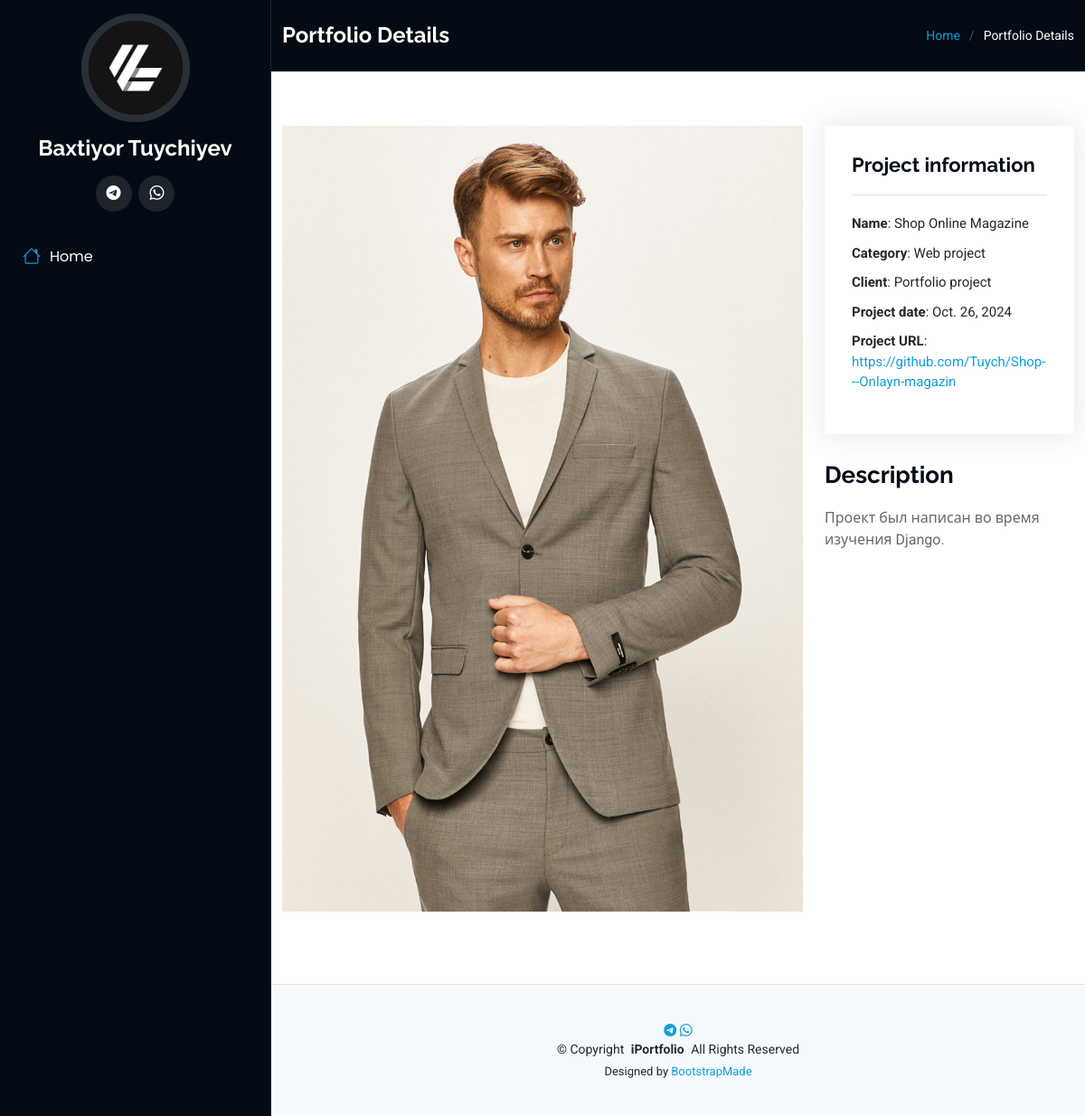
The page /portfolio-detail/13/ on the database its author committed.
### main/models.py (models this page shows, shortened)
class Projects(models.Model):
    name = models.CharField(max_length=50, blank=False, null=False)
    category = models.CharField(max_length=30, blank=False, null=False)
    description = models.TextField(null=True, blank=True)
    client = models.CharField(max_length=50, default='Portfolio project')
    project_date = models.DateField(blank=True, null=True)
    project_url = models.URLField(blank=False, null=False)
    image_title = models.ImageField(upload_to='portfolio/', blank=True, null=True)
    image_main = models.ImageField(upload_to='portfolio/', blank=True, null=True)
    created_date = models.DateField(auto_now_add=True, null=True, blank=True)
    view_portfolio_numbers = models.IntegerField(null=True, blank=True)
    class Meta:
        ordering = ['-view_portfolio_numbers']

### main/views.py (the view)
# urls.py: path('portfolio-detail/<str:pk>/', views.portfolio_detail, name='portfolio-detail'),
def portfolio_detail(request, pk):
    project = get_object_or_404(Projects, id=pk)
    context = {
        'project': project
    }
    return render(request, 'main/portfolio-details.html', context)

### main/templates/main/portfolio-details.html (shortened to what this page needs)
{% extends 'main/base.html' %}
{% load static %}
{% block content %}
  <main class="main">
    <div class="page-title dark-background">
      <div class="container d-lg-flex justify-content-between align-items-center">
        <h1 class="mb-2 mb-lg-0">Portfolio Details</h1>
        <nav class="breadcrumbs">
          <ol>
            <li><a href="{% url 'index' %}">Home</a></li>
            <li class="current">Portfolio Details</li>
          </ol>
        </nav>
      </div>
    </div>
    <section id="portfolio-details" class="portfolio-details section">
      <div class="container" data-aos="fade-up" data-aos-delay="100">
        <div class="row gy-4">
          <div class="col-lg-8">
            <div class="portfolio-details-slider swiper init-swiper">
              <div class="swiper-wrapper align-items-center">
                <div class="swiper-slide">
                  {% if project.image_main %}
                    <img src="{{ project.image_main.url }}" alt="">
                  {% else %}
                    <img src="{% static 'assets/img/main/default_project_img.png' %}" alt="">
                  {% endif %}
                </div>
              </div>
            </div>
          </div>
          <div class="col-lg-4">
            <div class="portfolio-info" data-aos="fade-up" data-aos-delay="200">
              <h3>Project information</h3>
              <ul>
                <li><strong>Name</strong>: {{ project.name }}</li>
                <li><strong>Category</strong>: {{ project.category }}</li>
                <li><strong>Client</strong>: {{ project.client }}</li>
                <li><strong>Project date</strong>: {{ project.project_date }}</li>
                <li><strong>Project URL</strong>: <a href="{{ project.project_url }}" target="_blank">{{ project.project_url }}</a></li>
              </ul>
            </div>
            <div class="portfolio-description" data-aos="fade-up" data-aos-delay="300">
              <h2>Description</h2>
              <p> {{ project.description|linebreaksbr }}</p>
            </div>
          </div>
        </div>
      </div>
    </section>
  </main>
{% endblock content %}

### main/static/assets/css/main.css (style rules this page uses)
:root { --default-font: "Roboto", system-ui, -apple-system, "Segoe UI", Roboto, "Helvetica Neue", Arial, "Noto Sans", "Liberation Sans", sans-serif, "Apple Color Emoji", "Segoe UI Emoji", "Segoe UI Symbol", "Noto Color Emoji"; --heading-font: "Raleway", sans-serif; --nav-font: "Poppins", sans-serif; }
:root { --background-color: #ffffff; --default-color: #272829; --heading-color: #050d18; --accent-color: #149ddd; --surface-color: #ffffff; --contrast-color: #ffffff; }
:root { --nav-color: #a8a9b4; --nav-hover-color: #ffffff; --nav-mobile-background-color: #040b14; --nav-dropdown-background-color: #040b14; --nav-dropdown-color: #a8a9b4; --nav-dropdown-hover-color: #ffffff; }
.dark-background { --background-color: #040b14; --default-color: #ffffff; --heading-color: #ffffff; --surface-color: #151f2b; --contrast-color: #ffffff; }
:root { scroll-behavior: smooth; }
body { color: var(--default-color); background-color: var(--background-color); font-family: var(--default-font); }
a { color: var(--accent-color); text-decoration: none; transition: 0.3s; }
h1, h2, h3, h4, h5, h6 { color: var(--heading-color); font-family: var(--heading-font); }
@media (min-width: 1200px) { .header~main, .header~#footer { margin-left: 300px; } }
.page-title { color: var(--default-color); background-color: var(--background-color); padding: 25px 0; position: relative; }
.page-title h1 { font-size: 24px; font-weight: 700; }
.page-title .breadcrumbs ol { display: flex; flex-wrap: wrap; list-style: none; padding: 0; margin: 0; font-size: 14px; font-weight: 400; }
.page-title .breadcrumbs ol li+li { padding-left: 10px; }
.page-title .breadcrumbs ol li+li::before { content: "/"; display: inline-block; padding-right: 10px; color: color-mix(in srgb, var(--default-color), transparent 70%); }
section, .section { color: var(--default-color); background-color: var(--background-color); padding: 60px 0; overflow: clip; }
.portfolio-details .portfolio-details-slider img { width: 100%; }
.portfolio-details .portfolio-info { padding: 30px; box-shadow: 0px 0 30px rgba(0, 0, 0, 0.1); }
.portfolio-details .portfolio-info h3 { font-size: 22px; font-weight: 700; margin-bottom: 20px; padding-bottom: 20px; border-bottom: 1px solid color-mix(in srgb, var(--default-color), transparent 85%); }
.portfolio-details .portfolio-info ul { list-style: none; padding: 0; font-size: 15px; }
.portfolio-details .portfolio-info ul li+li { margin-top: 10px; }
.portfolio-details .portfolio-description { padding-top: 30px; }
.portfolio-details .portfolio-description h2 { font-size: 26px; font-weight: 700; margin-bottom: 20px; }
.portfolio-details .portfolio-description p { padding: 0; color: color-mix(in srgb, var(--default-color), transparent 30%); }

### rows shown on the page
Projects: image_main (picture), name "Shop Online Magazine", category "Web project", client "Portfolio project", project_date "Oct. 26, 2024", project_url "https://github.com/Tuych/Shop---Onlayn-magazin", description "Проект был написан во время изучения Django."
